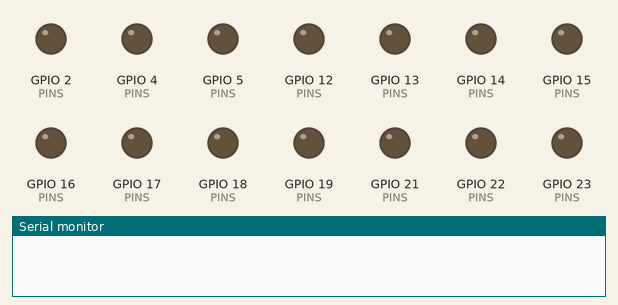
Recording of a sketch running on a simulated ESP32. On the bench: output pins drawn as LEDs (lit = HIGH), the last lines printed to the serial monitor.

Above: at 0.1 s.
At 2.1 s:
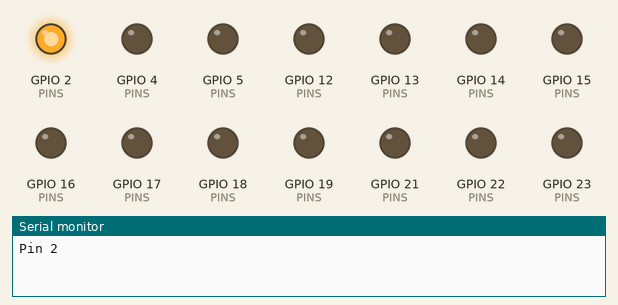
At 11.1 s:
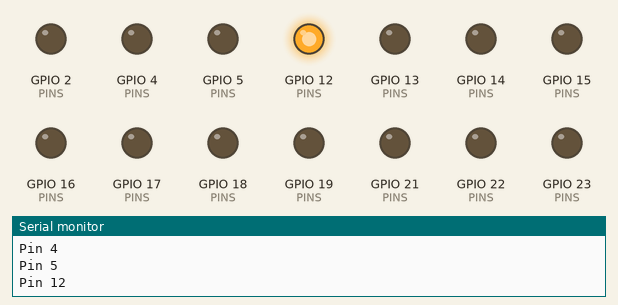
At 20.1 s:
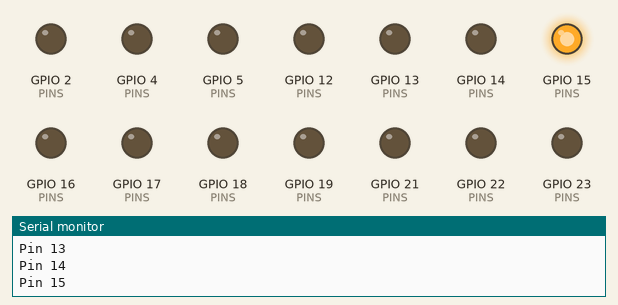
At 29.1 s:
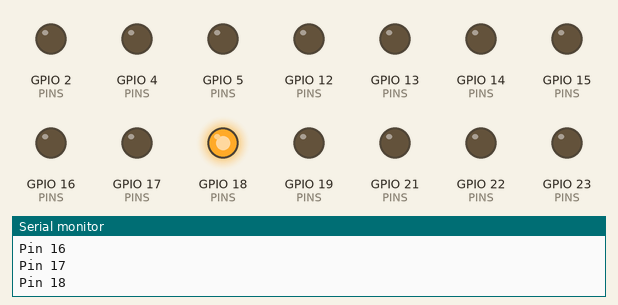
At 38.1 s:
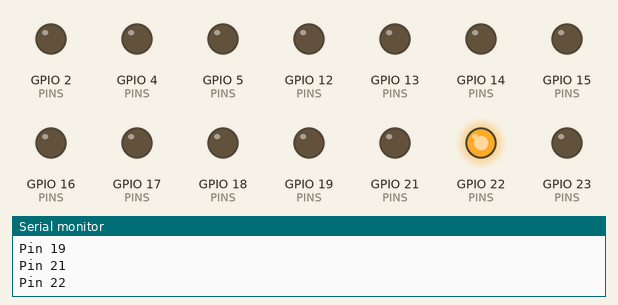
Timing chart, 0 to 39.6 s (numbered marks = the images above):
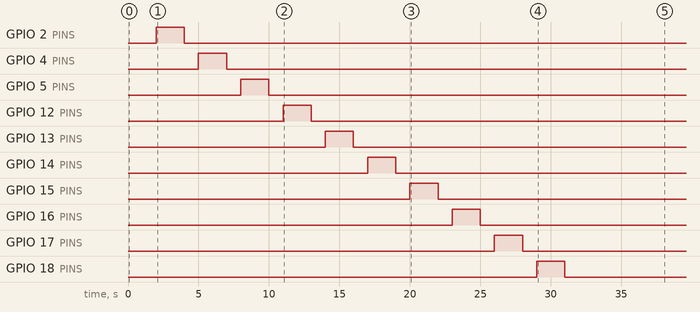

Measured:
- by itself, GPIO 2 (PINS): LOW → HIGH at 2.0 s, → LOW 2.0 s later
- by itself, GPIO 4 (PINS): LOW → HIGH at 5.0 s, → LOW 2.0 s later
- by itself, GPIO 5 (PINS): LOW → HIGH at 8.0 s, → LOW 2.0 s later
- by itself, GPIO 12 (PINS): LOW → HIGH at 11.0 s, → LOW 2.0 s later
- by itself, GPIO 13 (PINS): LOW → HIGH at 14.0 s, → LOW 2.0 s later
- by itself, GPIO 14 (PINS): LOW → HIGH at 17.0 s, → LOW 2.0 s later
- by itself, GPIO 15 (PINS): LOW → HIGH at 20.0 s, → LOW 2.0 s later
- by itself, GPIO 16 (PINS): LOW → HIGH at 23.0 s, → LOW 2.0 s later

The sketch:

sens_moteurs.ino
```cpp
// test_pins.ino - met chaque pin à 1 pendant 2 s : noter quelle roue tourne, et dans quel sens
const int PINS[] = {2, 4, 5, 12, 13, 14, 15, 16, 17, 18, 19, 21, 22, 23, 25, 26, 27};

void setup() {
  Serial.begin(115200);
  for (int p : PINS) { pinMode(p, OUTPUT); digitalWrite(p, LOW); }
  delay(2000);
}

void loop() {
  for (int p : PINS) {
    Serial.print("Pin "); Serial.println(p);
    digitalWrite(p, HIGH);
    delay(2000);
    digitalWrite(p, LOW);
    delay(1000);
  }
  Serial.println("---- fin du tour ----");
}
```
